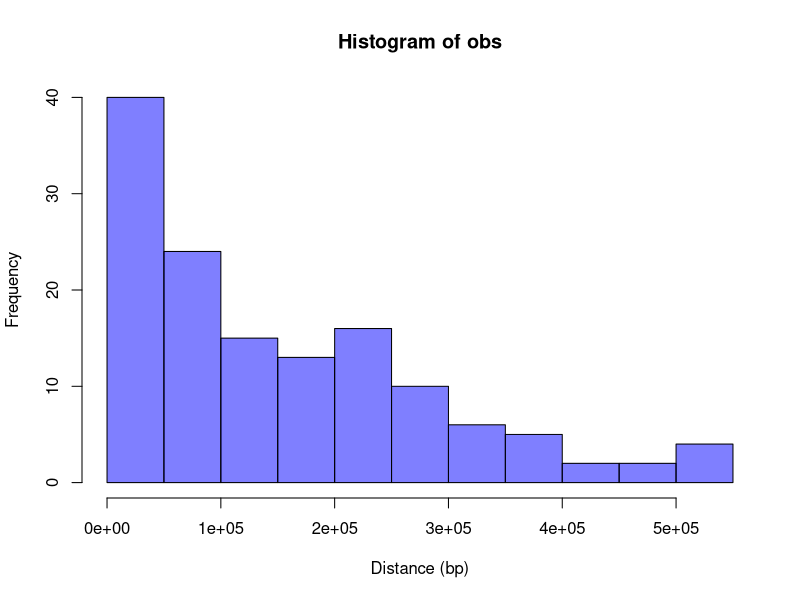
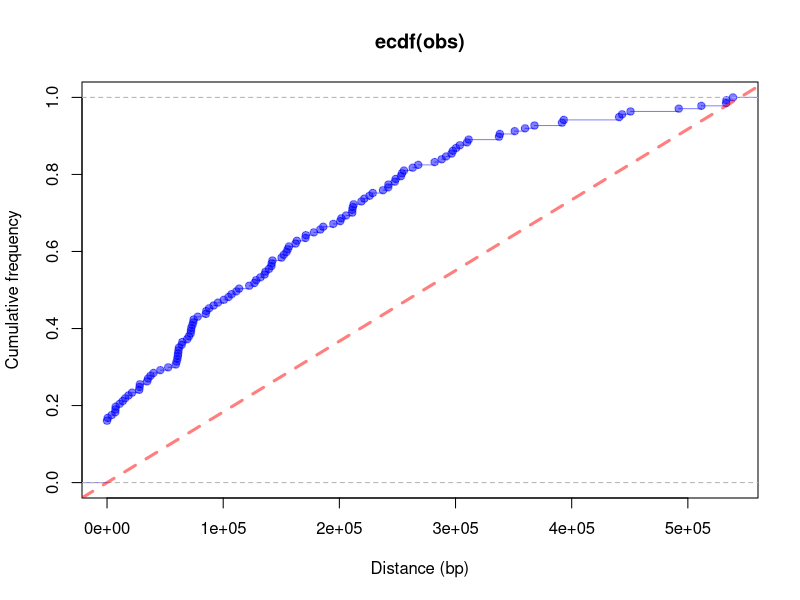
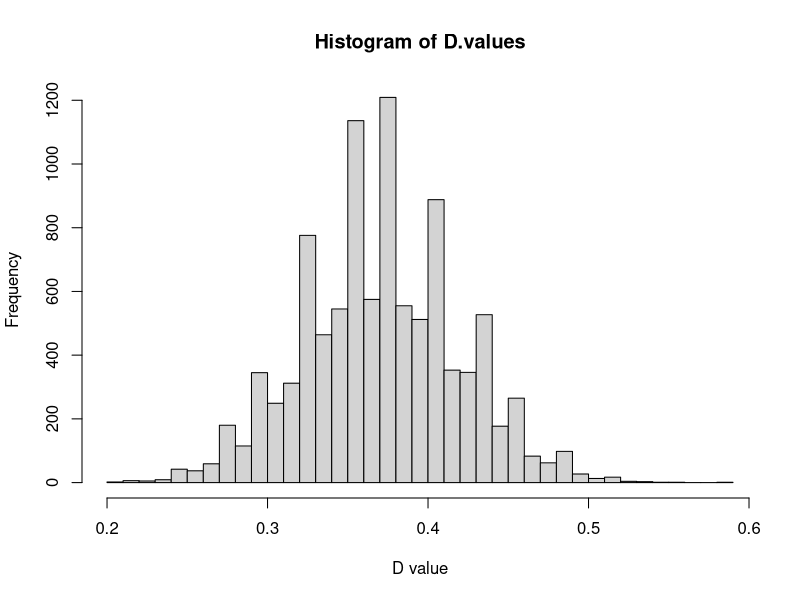
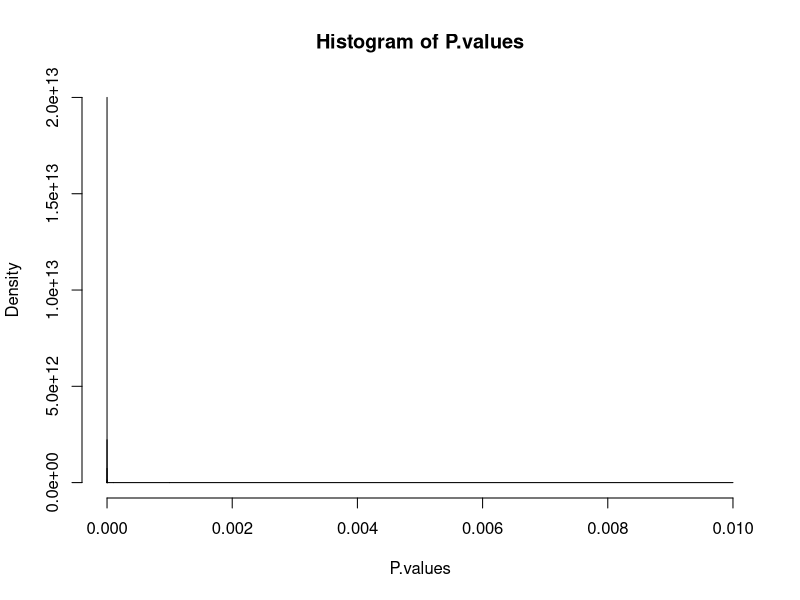
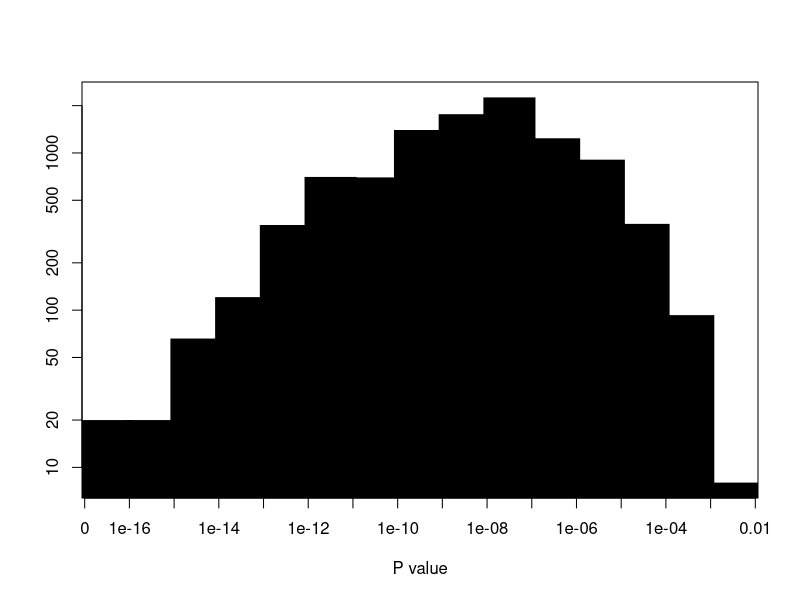

Here is the R script that generated these plots, in order:
## distri-difference-ks-test_example-1.R
##
## Author: Nouri BEN ZAKOUR
## Affiliations: University of Queensland
##

## PURPOSE: Statitical evaluation of the distribution bias of distances between RECs regions and MGEs

##
## ATTENTION: The following script is tailored to suit a particular example. A more generic script is also available. 
## Data used here is specific to the generation of Panel A to D of Figure SX in Petty, Ben Zakour et al. 2014.
##


# 1) input list of N real REC-MGE distances between REC and closest MGE we observed in the object "obs"
# N=137 <=> 115 non overlapping REC regions + 22 overlapping REC regions
# distances were previously calculated for all regions

obs <- c(0, 0, 0, 0, 0, 0, 0, 0, 0, 0, 0, 0, 0, 0, 0, 0, 0, 0, 0, 0, 0, 0,170801,186128,211084,242215,253014,303737,337461,350992,
         492157,511598,532941,538831,533200,450664,443420,440807,393183,391627,367958,359850,338173,309913,296565,211592,52655,
         60464,64254,74168,87883,100516,40005,28024,7059,608,21563,45859,74610,78027,171177,212373,126899,113694,95449,85393,18452
         ,7446,3972,13563,27646,28321,34496,35337,37459,59899,60935,61193,61483,61936,70444,71957,154479,156624,163400,128304,7223,
         10852,228755,237573,242053,221465,211032,194760,178056,150238,91789,111287,132009,136389,141773,311311,297727,291897,
         200720,183559,141463,139466,72490,72281,68988,64811,15622,59191,73425,104602,107151,122394,155598,162262,218966,225967,
         253884,255604,263169,267865,282022,288138,300438,248507,247666,205767,201703,152115,142401,135613,85017)


# 2) generate a random set of N distances with a range (0,D) corresponding to all the possible distances observable between a REC and a MGE.
# In other words, we consider the same MGE positions, and we just randomely select REC-MGE distances fitting in the intervals.
# The maximal value D corresponds to the maximal distance max_REC-MGE a randomly selected REC can be from a real MGE 
# i.e. D = max_REC-MGE distance between 2 MGEs minus the min REC_size observed, then divided by 2

# In this data, the maximal distance observed is between GI-leuX and PHI1, i.e. 1089739 bp, 
# and the min_REC_size observed is 9 bp

max_REC_MGE <- 1089739                                  # maximal distance observed between 2 MGEs
min_REC_size <- 9                                       # minimum size of a REC region
D <- as.integer((max_REC_MGE - min_REC_size)/2)         # maximal distance max_REC-MGE a randomly selected REC can be from a real MGE
N <- 137                                                # number of REC regions                     
rand <- as.integer(runif(N,0,D))                        # generates a uniformally distributed list of integers


# Selected representations of the input data
# 3.1) Generates panel A "Frequency histogram"

hist(obs, col=rgb(0,0,1,0.5), xlab="Distance (bp)")


# 3.2) Generates panel B "Empirical Cumulative Distribution Function Plots for observed vs theoritical uniform distributions"

plot(ecdf(obs), xlim = range(c(obs,rand)), col=rgb(0,0,1,0.5), xlab = "Distance (bp)", ylab = "Cumulative frequency")
abline(0,1/D, col=rgb(1,0,0,0.5), lwd=3, lty=2)         # theoritical CDF


# 4) Statistical evaluation of the difference (and possibly direction of difference) between the (obs) and (rand) data

# 4.1) Two-sample Kolmogorov–Smirnov test (K-S test)

    # PRINCIPLE: The Kolmogorov-Smirnov test compares the cumulative distribution of the two data sets, 
    # and computes a D value and a P value that depend on the largest discrepancy between distributions. 
    # It is used to test whether two samples are drawn from identical continuous distributions.
    # The possible values i) "two.sided", ii) "less" and iii) "greater" of alternatives specify the null hypothesis that 
    # the true distribution function of x is i) equal to, ii) not less than or iii) not greater than the hypothesized distribution function 
    # (one-sample case) or the distribution function of y (two-sample case), respectively. 
    # It is a non-parametric test that doesn't assume a particular distribution for the data except that it should be continuous.
    # CAUTION: ties are not handled, unless data is resampled.

# K-S test without data resampling for preliminary hypothesis testing
    # test 1: null hypothesis is rejected
    # test 2: confirms the alternative = "greater", which includes distributions for which x is stochastically smaller than y 
    # (in other words, the Cumulative Distribution Function of x lies above that of y)

ks.test(obs,rand)
ks.test(obs,rand, alternative="greater")


# 4.2) One-sample K-S test, comparing the observed distribution to the cumulative uniform distribution function ("punif"):
   
# K-S test with data resampling
       
R=9999                                                  # the number of replicates - 1

D.values = numeric(R)                                   # to store the D value results
P.values = numeric(R)                                   # to store the P value results
for(i in 1:R) { 
  obsS = sample(obs, size=N, replace=T)                 # obs data resampling
  randS = as.integer(runif(N,0,D))                      # random data resamling
  kstest <- ks.test(obsS,randS,alternative="greater")   # K-S test
  D.values[i] = kstest$statistic                        # D value stored
  P.values[i] = kstest$p.value                          # P value stored
}


# Generates panel C: "Distribution of P-value for 10,000 replicates"       
hist(D.values, breaks=30, xlab="D value")

# Determine mean and standard deviation for D value       
mean(D.values)  #mean
sd(D.values)    #sd


# Generates panel D: "Distribution of P-value for 10,000 replicates"
       # x-axis changed to a logarithmic scale (log 10)
       
breaks = c(0, 1e-16, 1e-15, 1e-14, 1e-13, 1e-12, 1e-11, 1e-10, 1e-09, 1e-08, 1e-07, 1e-06, 1e-05, 1e-04, 1e-03, 1e-02)
Pvalues_hist <- hist(P.values,
     breaks = c(0, 1e-16, 1e-15, 1e-14, 1e-13, 1e-12, 1e-11, 1e-10, 1e-09, 1e-08, 1e-07, 1e-06, 1e-05, 1e-04, 1e-03, 1e-02))
plot(Pvalues_hist$count, log= "y", type='h', lwd=50, lend=1, lty=1, col="black", xlab="P value", ylab="", xaxt="n")
axis(1,at=0.5:15.5,label=breaks)
       
# Determine mean and standard deviation for P value  
mean(P.values)  #mean
sd(P.values)    #sd
